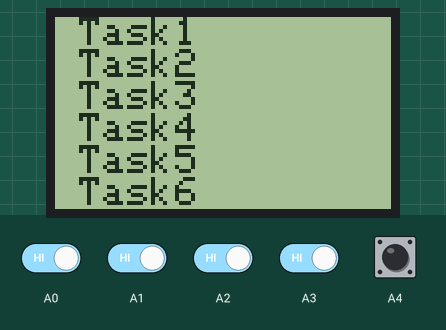
Simulated run of this sketch. Board: Arduino Uno, built with avr-gcc and run on an emulated ATmega328P. Parts: 84×48 one-colour display. The inputs (shaded band) are chosen by the test bench; at power-on: A0–4 HIGH.

Above: at 1.08 s.
1.3 s: A0 driven LOW
At 1.77 s:
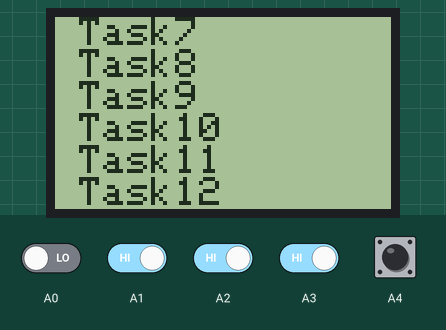
4.3 s: A3 driven LOW
7.3 s: A2 driven LOW
10.3 s: A3 driven HIGH
12.0 s: A1 driven LOW
At 12.41 s:
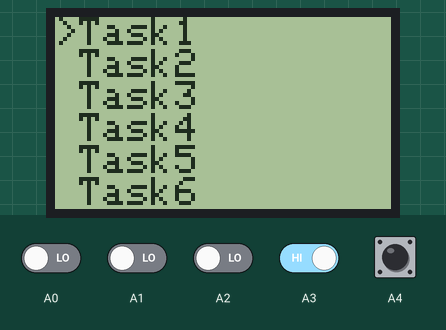
14.0 s: A0 driven HIGH
At 14.49 s:
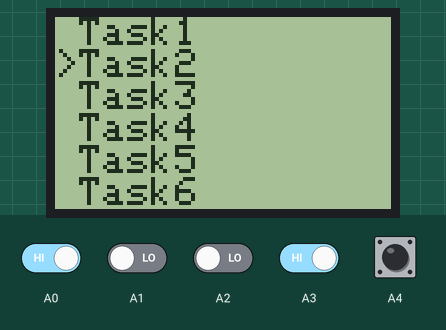

The sketch:

Giao_dien.ino
```cpp
/* Nối chân LCD NOKIA 5110
 *  RST   / CE    / DC    / DIN   / CLK   / VCC/LIGHT/ GND
 * PIN 6  / PIN 7 / PIN 5 / PIN 4 / PIN 3 / 5V /5V   / GND   */
/******************************************************************************************************************************************************************************************/
#include <PCD8544.h> // Thư viện của LCD
static PCD8544 lcd;
int dong;
int dem;
int menu;
int dem1;
int save;
int save1;
void setup(){lcd.begin(84, 48);}

void loop(){
  if(digitalRead(A0)==0){dong--;}
  if(digitalRead(A1)==0){dong++;}

  if(dem==0){menu1();menu=1;
  if(dong<0){dem=1;dong=5;lcd.clear();}
  if(dong>5){dem=1;dong=0;lcd.clear();}
  daunhay();}

  if(dem==1){menu2();menu=2;
  if(dong>5){dem=0;dong=0;lcd.clear();}
  if(dong<0){dem=0;dong=5;lcd.clear();}
  daunhay();}


  if(dem>=10 && dem<20){daunhay();
// Menu1
  if(dong==0 && menu==1){task1();menu=3;save1=dong;}
  if(dong==1 && menu==1){task2();menu=3;save1=dong;}
  if(dong==2 && menu==1){task3();menu=3;save1=dong;}
  if(dong==3 && menu==1){task4();menu=3;save1=dong;}
  if(dong==4 && menu==1){task5();menu=3;save1=dong;}
  if(dong==5 && menu==1){task6();menu=3;save1=dong;}
// Menu2
  if(dong==0 && menu==2){task7();menu=3;save1=dong;}
  if(dong==1 && menu==2){task8();menu=3;save1=dong;}
  if(dong==2 && menu==2){task9();menu=3;save1=dong;}
  if(dong==3 && menu==2){task10();menu=3;save1=dong;}
  if(dong==4 && menu==2){task11();menu=3;save1=dong;}
  if(dong==5 && menu==2){task12();menu=3;save1=dong;}
  }

  if(dem==20){
  if(dong==0 && menu==3){task1_1();menu=4;save=1;}
  if(dong==1 && menu==3){task1_2();menu=4;save=1;}}
  if(dem==21){
  if(dong==0 && menu==3){task11_1();menu=4;save=2;}
  if(dong==1 && menu==3){task11_2();menu=4;save=2;}}

  if(digitalRead(A2)==0){lcd.clear();dem+=10;}
  if(digitalRead(A3)==0){lcd.clear();dem-=10;menu=save;dong=save1;}
  if(digitalRead(A4)==0){lcd.clear();dem=0;dong=0;}
  if(dem<0){lcd.clear();dem=0;dong=0;}
  if(dem>21){lcd.clear();dem=0;dong=0;}
}
/******************************************************************************************************************************************************************************************/
void daunhay(){
  lcd.setCursor(0, dong);
  lcd.print(">");
  delay(100);
  lcd.setCursor(0, dong);
  lcd.print(" ");
  delay(100);
}
/******************************************************************************************************************************************************************************************/
void menu1(){
//Task1
  lcd.setCursor(6, 0);
  lcd.print("Task1");
//Task2
  lcd.setCursor(6, 1);
  lcd.print("Task2");
//Task3
  lcd.setCursor(6, 2);
  lcd.print("Task3");
//Task4
  lcd.setCursor(6, 3);
  lcd.print("Task4");
//Task5
  lcd.setCursor(6, 4);
  lcd.print("Task5");
//Task6
  lcd.setCursor(6, 5);
  lcd.print("Task6");
}
/******************************************************************************************************************************************************************************************/
void menu2(){
//Task7
  lcd.setCursor(6, 0);
  lcd.print("Task7");
//Task8
  lcd.setCursor(6, 1);
  lcd.print("Task8");
//Task9
  lcd.setCursor(6, 2);
  lcd.print("Task9");
//Task10
  lcd.setCursor(6, 3);
  lcd.print("Task10");
//Task11
  lcd.setCursor(6, 4);
  lcd.print("Task11");
//Task10
  lcd.setCursor(6, 5);
  lcd.print("Task12");
}
/******************************************************************************************************************************************************************************************/
void task1(){
  lcd.setCursor(6, 0);
  lcd.print("Task1.1");
  lcd.setCursor(6, 1);
  lcd.print("Task1.2");}

void task1_1(){
  lcd.setCursor(6, 0);
  lcd.print("task1-1");}

void task1_2(){
  lcd.setCursor(6, 0);
  lcd.print("task1-2");}

void task2(){
  lcd.setCursor(6, 0);
  lcd.print("Task2");}
void task3(){
  lcd.setCursor(6, 0);
  lcd.print("Task3");}
void task4(){
  lcd.setCursor(6, 0);
  lcd.print("Task4");}
void task5(){
  lcd.setCursor(6, 0);
  lcd.print("Task5");}
void task6(){
  lcd.setCursor(6, 0);
  lcd.print("Task6");}
void task7(){
  lcd.setCursor(6, 0);
  lcd.print("Task7");}
void task8(){
  lcd.setCursor(6, 0);
  lcd.print("Task8");}
void task9(){
  lcd.setCursor(6, 0);
  lcd.print("Task9");}
void task10(){
  lcd.setCursor(6, 0);
  lcd.print("Task10");}
void task11(){
  lcd.setCursor(6, 0);
  lcd.print("Task11.1");
  lcd.setCursor(6, 1);
  lcd.print("Task11.2");}

void task11_1(){
  lcd.setCursor(6, 0);
  lcd.print("task11-1");}

void task11_2(){
  lcd.setCursor(6, 0);
  lcd.print("task11-2");}

void task12(){
  lcd.setCursor(6, 0);
  lcd.print("Task12");}
```

Measured:
- after the input at 1.3 s, the display: first changes after 0.09 s (image 1 shows a later state)
